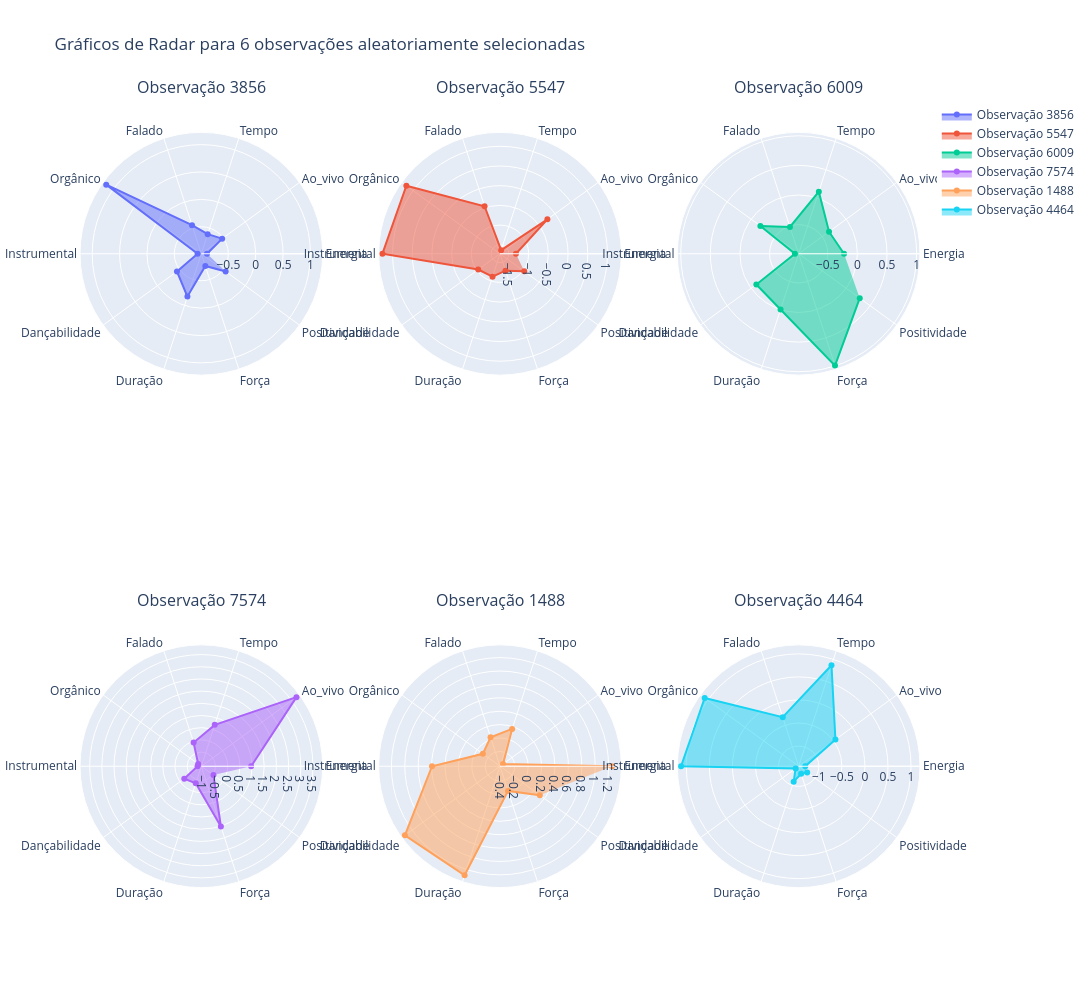

This figure's notebook cell:
### Code cell
import plotly.graph_objects as go
from sklearn.preprocessing import StandardScaler
import pandas as pd
import plotly.subplots as sp


# Seleciona as colunas quantitativas
Quanti = df[['Energia', 'Ao_vivo', 'Tempo', 'Falado', 'Orgânico', 'Instrumental', 'Dançabilidade', 'Duração', 'Força', 'Positividade']]

# Padroniza as variáveis
scaler = StandardScaler()
Quanti_scaled = scaler.fit_transform(Quanti)

# Converte para DataFrame
Quanti_scaled = pd.DataFrame(Quanti_scaled, columns=Quanti.columns)

# Fixa a semente para reprodutibilidade
np.random.seed(42)

# Seleciona 6 observações aleatórias
random_indices = np.random.choice(Quanti_scaled.index, size=6, replace=False)

# Cria subplots com layout 2x3
fig = sp.make_subplots(rows=2, cols=3, subplot_titles=[f'Observação {index}' for index in random_indices],
                       specs=[[{'type': 'polar'}, {'type': 'polar'}, {'type': 'polar'}],
                              [{'type': 'polar'}, {'type': 'polar'}, {'type': 'polar'}]])

# Adiciona os gráficos de radar para cada uma das observações selecionadas
for i, observation_index in enumerate(random_indices):
    observation = Quanti_scaled.iloc[observation_index]

    fig.add_trace(go.Scatterpolar(
        r=observation.values,
        theta=Quanti.columns,
        fill='toself',
        name=f'Observação {observation_index}'
    ), row=(i//3)+1, col=(i%3)+1)

# Ajusta o layout do gráfico
fig.update_layout(height=1000, width=1500, title_text="Gráficos de Radar para 6 observações aleatoriamente selecionadas")

# Exibe o gráfico
fig.show()

### Figure 1 — Plotly figure (JSON) as saved in the notebook; plotly's stock layout.template omitted (floating-point values rounded to 4 significant figures)
{"data": [{"fill": "toself", "name": "Observação 3856", "r": [-0.8903, -0.5237, -0.6167, -0.4439, 1.155, -0.9252, -0.4433, -0.1703, -0.7581, -0.4444], "subplot": "polar", "theta": ["Energia", "Ao_vivo", "Tempo", "Falado", "Orgânico", "Instrumental", "Dançabilidade", "Duração", "Força", "Positividade"], "type": "scatterpolar"}, {"fill": "toself", "name": "Observação 5547", "r": [-1.322, -0.2401, -1.632, -0.4596, 1.211, 1.257, -1.043, -1.113, -1.276, -0.9669], "subplot": "polar2", "theta": ["Energia", "Ao_vivo", "Tempo", "Falado", "Orgânico", "Instrumental", "Dançabilidade", "Duração", "Força", "Positividade"], "type": "scatterpolar"}, {"fill": "toself", "name": "Observação 6009", "r": [-0.2253, -0.358, 0.1103, -0.5162, -0.1922, -0.9283, -0.1083, -0.00237, 0.9938, 0.2834], "subplot": "polar3", "theta": ["Energia", "Ao_vivo", "Tempo", "Falado", "Orgânico", "Instrumental", "Dançabilidade", "Duração", "Força", "Positividade"], "type": "scatterpolar"}, {"fill": "toself", "name": "Observação 7574", "r": [0.9616, 3.744, 0.7036, -0.0587, -0.9215, -0.9281, -0.2153, -0.3447, 1.515, -0.4668], "subplot": "polar4", "theta": ["Energia", "Ao_vivo", "Tempo", "Falado", "Orgânico", "Instrumental", "Dançabilidade", "Duração", "Força", "Positividade"], "type": "scatterpolar"}, {"fill": "toself", "name": "Observação 1488", "r": [1.251, -0.3653, 0.1646, 0.03407, -0.105, 0.5938, 1.334, 1.289, -0.03413, 0.3132], "subplot": "polar5", "theta": ["Energia", "Ao_vivo", "Tempo", "Falado", "Orgânico", "Instrumental", "Dançabilidade", "Duração", "Força", "Positividade"], "type": "scatterpolar"}, {"fill": "toself", "name": "Observação 4464", "r": [-1.294, -0.4515, 0.8667, -0.3181, 1.082, 1.113, -1.355, -1.085, -1.264, -1.208], "subplot": "polar6", "theta": ["Energia", "Ao_vivo", "Tempo", "Falado", "Orgânico", "Instrumental", "Dançabilidade", "Duração", "Força", "Positividade"], "type": "scatterpolar"}], "layout": {"annotations": [{"font": {"size": 16}, "showarrow": false, "text": "Observação 3856", "x": 0.1444, "xanchor": "center", "xref": "paper", "y": 1, "yanchor": "bottom", "yref": "paper"}, {"font": {"size": 16}, "showarrow": false, "text": "Observação 5547", "x": 0.5, "xanchor": "center", "xref": "paper", "y": 1, "yanchor": "bottom", "yref": "paper"}, {"font": {"size": 16}, "showarrow": false, "text": "Observação 6009", "x": 0.8556, "xanchor": "center", "xref": "paper", "y": 1, "yanchor": "bottom", "yref": "paper"}, {"font": {"size": 16}, "showarrow": false, "text": "Observação 7574", "x": 0.1444, "xanchor": "center", "xref": "paper", "y": 0.375, "yanchor": "bottom", "yref": "paper"}, {"font": {"size": 16}, "showarrow": false, "text": "Observação 1488", "x": 0.5, "xanchor": "center", "xref": "paper", "y": 0.375, "yanchor": "bottom", "yref": "paper"}, {"font": {"size": 16}, "showarrow": false, "text": "Observação 4464", "x": 0.8556, "xanchor": "center", "xref": "paper", "y": 0.375, "yanchor": "bottom", "yref": "paper"}], "height": 1000, "polar": {"domain": {"x": [0, 0.2889], "y": [0.625, 1]}}, "polar2": {"domain": {"x": [0.3556, 0.6444], "y": [0.625, 1]}}, "polar3": {"domain": {"x": [0.7111, 1], "y": [0.625, 1]}}, "polar4": {"domain": {"x": [0, 0.2889], "y": [0, 0.375]}}, "polar5": {"domain": {"x": [0.3556, 0.6444], "y": [0, 0.375]}}, "polar6": {"domain": {"x": [0.7111, 1], "y": [0, 0.375]}}, "title": {"text": "Gráficos de Radar para 6 observações aleatoriamente selecionadas"}, "width": 1500}}
